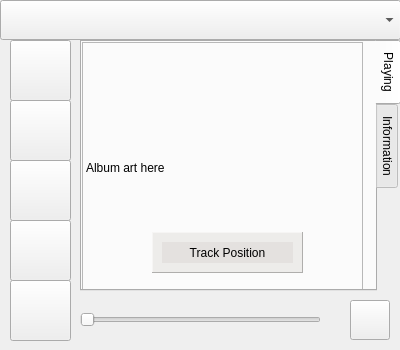
<?xml version="1.0" encoding="UTF-8"?>
<ui version="4.0">
 <class>MainWindow</class>
 <widget class="QMainWindow" name="MainWindow">
  <property name="geometry">
   <rect>
    <x>0</x>
    <y>0</y>
    <width>400</width>
    <height>350</height>
   </rect>
  </property>
  <property name="minimumSize">
   <size>
    <width>400</width>
    <height>350</height>
   </size>
  </property>
  <property name="maximumSize">
   <size>
    <width>400</width>
    <height>350</height>
   </size>
  </property>
  <property name="windowTitle">
   <string>qAndora - Internet Radio</string>
  </property>
  <property name="windowIcon">
   <iconset>
    <normaloff>images/qAndora.png</normaloff>images/qAndora.png</iconset>
  </property>
  <widget class="QWidget" name="centralwidget">
   <widget class="QTabWidget" name="tabWidget">
    <property name="geometry">
     <rect>
      <x>80</x>
      <y>40</y>
      <width>321</width>
      <height>251</height>
     </rect>
    </property>
    <property name="minimumSize">
     <size>
      <width>0</width>
      <height>0</height>
     </size>
    </property>
    <property name="tabPosition">
     <enum>QTabWidget::East</enum>
    </property>
    <property name="currentIndex">
     <number>0</number>
    </property>
    <widget class="QWidget" name="tab">
     <attribute name="title">
      <string>Playing</string>
     </attribute>
     <widget class="QLabel" name="albumImage">
      <property name="geometry">
       <rect>
        <x>0</x>
        <y>0</y>
        <width>281</width>
        <height>251</height>
       </rect>
      </property>
      <property name="frameShape">
       <enum>QFrame::StyledPanel</enum>
      </property>
      <property name="frameShadow">
       <enum>QFrame::Sunken</enum>
      </property>
      <property name="text">
       <string>Album art here</string>
      </property>
      <property name="scaledContents">
       <bool>true</bool>
      </property>
     </widget>
     <widget class="QFrame" name="positionFrame">
      <property name="geometry">
       <rect>
        <x>70</x>
        <y>190</y>
        <width>151</width>
        <height>41</height>
       </rect>
      </property>
      <property name="palette">
       <palette>
        <active>
         <colorrole role="WindowText">
          <brush brushstyle="SolidPattern">
           <color alpha="255">
            <red>0</red>
            <green>0</green>
            <blue>0</blue>
           </color>
          </brush>
         </colorrole>
         <colorrole role="Button">
          <brush brushstyle="SolidPattern">
           <color alpha="125">
            <red>223</red>
            <green>220</green>
            <blue>217</blue>
           </color>
          </brush>
         </colorrole>
         <colorrole role="Light">
          <brush brushstyle="SolidPattern">
           <color alpha="125">
            <red>255</red>
            <green>255</green>
            <blue>255</blue>
           </color>
          </brush>
         </colorrole>
         <colorrole role="Midlight">
          <brush brushstyle="SolidPattern">
           <color alpha="125">
            <red>239</red>
            <green>237</green>
            <blue>236</blue>
           </color>
          </brush>
         </colorrole>
         <colorrole role="Dark">
          <brush brushstyle="SolidPattern">
           <color alpha="125">
            <red>111</red>
            <green>110</green>
            <blue>108</blue>
           </color>
          </brush>
         </colorrole>
         <colorrole role="Mid">
          <brush brushstyle="SolidPattern">
           <color alpha="125">
            <red>149</red>
            <green>147</green>
            <blue>145</blue>
           </color>
          </brush>
         </colorrole>
         <colorrole role="Text">
          <brush brushstyle="SolidPattern">
           <color alpha="255">
            <red>0</red>
            <green>0</green>
            <blue>0</blue>
           </color>
          </brush>
         </colorrole>
         <colorrole role="BrightText">
          <brush brushstyle="SolidPattern">
           <color alpha="255">
            <red>255</red>
            <green>255</green>
            <blue>255</blue>
           </color>
          </brush>
         </colorrole>
         <colorrole role="ButtonText">
          <brush brushstyle="SolidPattern">
           <color alpha="255">
            <red>0</red>
            <green>0</green>
            <blue>0</blue>
           </color>
          </brush>
         </colorrole>
         <colorrole role="Base">
          <brush brushstyle="SolidPattern">
           <color alpha="255">
            <red>255</red>
            <green>255</green>
            <blue>255</blue>
           </color>
          </brush>
         </colorrole>
         <colorrole role="Window">
          <brush brushstyle="SolidPattern">
           <color alpha="125">
            <red>223</red>
            <green>220</green>
            <blue>217</blue>
           </color>
          </brush>
         </colorrole>
         <colorrole role="Shadow">
          <brush brushstyle="SolidPattern">
           <color alpha="255">
            <red>0</red>
            <green>0</green>
            <blue>0</blue>
           </color>
          </brush>
         </colorrole>
         <colorrole role="AlternateBase">
          <brush brushstyle="SolidPattern">
           <color alpha="190">
            <red>239</red>
            <green>237</green>
            <blue>236</blue>
           </color>
          </brush>
         </colorrole>
         <colorrole role="ToolTipBase">
          <brush brushstyle="SolidPattern">
           <color alpha="255">
            <red>255</red>
            <green>255</green>
            <blue>220</blue>
           </color>
          </brush>
         </colorrole>
         <colorrole role="ToolTipText">
          <brush brushstyle="SolidPattern">
           <color alpha="255">
            <red>0</red>
            <green>0</green>
            <blue>0</blue>
           </color>
          </brush>
         </colorrole>
        </active>
        <inactive>
         <colorrole role="WindowText">
          <brush brushstyle="SolidPattern">
           <color alpha="255">
            <red>0</red>
            <green>0</green>
            <blue>0</blue>
           </color>
          </brush>
         </colorrole>
         <colorrole role="Button">
          <brush brushstyle="SolidPattern">
           <color alpha="125">
            <red>223</red>
            <green>220</green>
            <blue>217</blue>
           </color>
          </brush>
         </colorrole>
         <colorrole role="Light">
          <brush brushstyle="SolidPattern">
           <color alpha="125">
            <red>255</red>
            <green>255</green>
            <blue>255</blue>
           </color>
          </brush>
         </colorrole>
         <colorrole role="Midlight">
          <brush brushstyle="SolidPattern">
           <color alpha="125">
            <red>239</red>
            <green>237</green>
            <blue>236</blue>
           </color>
          </brush>
         </colorrole>
         <colorrole role="Dark">
          <brush brushstyle="SolidPattern">
           <color alpha="125">
            <red>111</red>
            <green>110</green>
            <blue>108</blue>
           </color>
          </brush>
         </colorrole>
         <colorrole role="Mid">
          <brush brushstyle="SolidPattern">
           <color alpha="125">
            <red>149</red>
            <green>147</green>
            <blue>145</blue>
           </color>
          </brush>
         </colorrole>
         <colorrole role="Text">
          <brush brushstyle="SolidPattern">
           <color alpha="255">
            <red>0</red>
            <green>0</green>
            <blue>0</blue>
           </color>
          </brush>
         </colorrole>
         <colorrole role="BrightText">
          <brush brushstyle="SolidPattern">
           <color alpha="255">
            <red>255</red>
            <green>255</green>
            <blue>255</blue>
           </color>
          </brush>
         </colorrole>
         <colorrole role="ButtonText">
          <brush brushstyle="SolidPattern">
           <color alpha="255">
            <red>0</red>
            <green>0</green>
            <blue>0</blue>
           </color>
          </brush>
         </colorrole>
         <colorrole role="Base">
          <brush brushstyle="SolidPattern">
           <color alpha="255">
            <red>255</red>
            <green>255</green>
            <blue>255</blue>
           </color>
          </brush>
         </colorrole>
         <colorrole role="Window">
          <brush brushstyle="SolidPattern">
           <color alpha="125">
            <red>223</red>
            <green>220</green>
            <blue>217</blue>
           </color>
          </brush>
         </colorrole>
         <colorrole role="Shadow">
          <brush brushstyle="SolidPattern">
           <color alpha="255">
            <red>0</red>
            <green>0</green>
            <blue>0</blue>
           </color>
          </brush>
         </colorrole>
         <colorrole role="AlternateBase">
          <brush brushstyle="SolidPattern">
           <color alpha="190">
            <red>239</red>
            <green>237</green>
            <blue>236</blue>
           </color>
          </brush>
         </colorrole>
         <colorrole role="ToolTipBase">
          <brush brushstyle="SolidPattern">
           <color alpha="255">
            <red>255</red>
            <green>255</green>
            <blue>220</blue>
           </color>
          </brush>
         </colorrole>
         <colorrole role="ToolTipText">
          <brush brushstyle="SolidPattern">
           <color alpha="255">
            <red>0</red>
            <green>0</green>
            <blue>0</blue>
           </color>
          </brush>
         </colorrole>
        </inactive>
        <disabled>
         <colorrole role="WindowText">
          <brush brushstyle="SolidPattern">
           <color alpha="125">
            <red>111</red>
            <green>110</green>
            <blue>108</blue>
           </color>
          </brush>
         </colorrole>
         <colorrole role="Button">
          <brush brushstyle="SolidPattern">
           <color alpha="125">
            <red>223</red>
            <green>220</green>
            <blue>217</blue>
           </color>
          </brush>
         </colorrole>
         <colorrole role="Light">
          <brush brushstyle="SolidPattern">
           <color alpha="125">
            <red>255</red>
            <green>255</green>
            <blue>255</blue>
           </color>
          </brush>
         </colorrole>
         <colorrole role="Midlight">
          <brush brushstyle="SolidPattern">
           <color alpha="125">
            <red>239</red>
            <green>237</green>
            <blue>236</blue>
           </color>
          </brush>
         </colorrole>
         <colorrole role="Dark">
          <brush brushstyle="SolidPattern">
           <color alpha="125">
            <red>111</red>
            <green>110</green>
            <blue>108</blue>
           </color>
          </brush>
         </colorrole>
         <colorrole role="Mid">
          <brush brushstyle="SolidPattern">
           <color alpha="125">
            <red>149</red>
            <green>147</green>
            <blue>145</blue>
           </color>
          </brush>
         </colorrole>
         <colorrole role="Text">
          <brush brushstyle="SolidPattern">
           <color alpha="125">
            <red>111</red>
            <green>110</green>
            <blue>108</blue>
           </color>
          </brush>
         </colorrole>
         <colorrole role="BrightText">
          <brush brushstyle="SolidPattern">
           <color alpha="255">
            <red>255</red>
            <green>255</green>
            <blue>255</blue>
           </color>
          </brush>
         </colorrole>
         <colorrole role="ButtonText">
          <brush brushstyle="SolidPattern">
           <color alpha="125">
            <red>111</red>
            <green>110</green>
            <blue>108</blue>
           </color>
          </brush>
         </colorrole>
         <colorrole role="Base">
          <brush brushstyle="SolidPattern">
           <color alpha="125">
            <red>223</red>
            <green>220</green>
            <blue>217</blue>
           </color>
          </brush>
         </colorrole>
         <colorrole role="Window">
          <brush brushstyle="SolidPattern">
           <color alpha="125">
            <red>223</red>
            <green>220</green>
            <blue>217</blue>
           </color>
          </brush>
         </colorrole>
         <colorrole role="Shadow">
          <brush brushstyle="SolidPattern">
           <color alpha="255">
            <red>0</red>
            <green>0</green>
            <blue>0</blue>
           </color>
          </brush>
         </colorrole>
         <colorrole role="AlternateBase">
          <brush brushstyle="SolidPattern">
           <color alpha="125">
            <red>223</red>
            <green>220</green>
            <blue>217</blue>
           </color>
          </brush>
         </colorrole>
         <colorrole role="ToolTipBase">
          <brush brushstyle="SolidPattern">
           <color alpha="255">
            <red>255</red>
            <green>255</green>
            <blue>220</blue>
           </color>
          </brush>
         </colorrole>
         <colorrole role="ToolTipText">
          <brush brushstyle="SolidPattern">
           <color alpha="255">
            <red>0</red>
            <green>0</green>
            <blue>0</blue>
           </color>
          </brush>
         </colorrole>
        </disabled>
       </palette>
      </property>
      <property name="autoFillBackground">
       <bool>true</bool>
      </property>
      <property name="frameShape">
       <enum>QFrame::Panel</enum>
      </property>
      <property name="frameShadow">
       <enum>QFrame::Raised</enum>
      </property>
      <widget class="QLabel" name="positionLabel">
       <property name="geometry">
        <rect>
         <x>10</x>
         <y>10</y>
         <width>131</width>
         <height>21</height>
        </rect>
       </property>
       <property name="palette">
        <palette>
         <active>
          <colorrole role="WindowText">
           <brush brushstyle="SolidPattern">
            <color alpha="255">
             <red>0</red>
             <green>0</green>
             <blue>0</blue>
            </color>
           </brush>
          </colorrole>
          <colorrole role="Button">
           <brush brushstyle="SolidPattern">
            <color alpha="165">
             <red>223</red>
             <green>220</green>
             <blue>217</blue>
            </color>
           </brush>
          </colorrole>
          <colorrole role="Light">
           <brush brushstyle="SolidPattern">
            <color alpha="165">
             <red>255</red>
             <green>255</green>
             <blue>255</blue>
            </color>
           </brush>
          </colorrole>
          <colorrole role="Midlight">
           <brush brushstyle="SolidPattern">
            <color alpha="165">
             <red>239</red>
             <green>237</green>
             <blue>236</blue>
            </color>
           </brush>
          </colorrole>
          <colorrole role="Dark">
           <brush brushstyle="SolidPattern">
            <color alpha="165">
             <red>111</red>
             <green>110</green>
             <blue>108</blue>
            </color>
           </brush>
          </colorrole>
          <colorrole role="Mid">
           <brush brushstyle="SolidPattern">
            <color alpha="165">
             <red>149</red>
             <green>147</green>
             <blue>145</blue>
            </color>
           </brush>
          </colorrole>
          <colorrole role="Text">
           <brush brushstyle="SolidPattern">
            <color alpha="255">
             <red>0</red>
             <green>0</green>
             <blue>0</blue>
            </color>
           </brush>
          </colorrole>
          <colorrole role="BrightText">
           <brush brushstyle="SolidPattern">
            <color alpha="255">
             <red>255</red>
             <green>255</green>
             <blue>255</blue>
            </color>
           </brush>
          </colorrole>
          <colorrole role="ButtonText">
           <brush brushstyle="SolidPattern">
            <color alpha="255">
             <red>0</red>
             <green>0</green>
             <blue>0</blue>
            </color>
           </brush>
          </colorrole>
          <colorrole role="Base">
           <brush brushstyle="SolidPattern">
            <color alpha="255">
             <red>255</red>
             <green>255</green>
             <blue>255</blue>
            </color>
           </brush>
          </colorrole>
          <colorrole role="Window">
           <brush brushstyle="SolidPattern">
            <color alpha="165">
             <red>223</red>
             <green>220</green>
             <blue>217</blue>
            </color>
           </brush>
          </colorrole>
          <colorrole role="Shadow">
           <brush brushstyle="SolidPattern">
            <color alpha="255">
             <red>0</red>
             <green>0</green>
             <blue>0</blue>
            </color>
           </brush>
          </colorrole>
          <colorrole role="AlternateBase">
           <brush brushstyle="SolidPattern">
            <color alpha="210">
             <red>239</red>
             <green>237</green>
             <blue>236</blue>
            </color>
           </brush>
          </colorrole>
          <colorrole role="ToolTipBase">
           <brush brushstyle="SolidPattern">
            <color alpha="255">
             <red>255</red>
             <green>255</green>
             <blue>220</blue>
            </color>
           </brush>
          </colorrole>
          <colorrole role="ToolTipText">
           <brush brushstyle="SolidPattern">
            <color alpha="255">
             <red>0</red>
             <green>0</green>
             <blue>0</blue>
            </color>
           </brush>
          </colorrole>
         </active>
         <inactive>
          <colorrole role="WindowText">
           <brush brushstyle="SolidPattern">
            <color alpha="255">
             <red>0</red>
             <green>0</green>
             <blue>0</blue>
            </color>
           </brush>
          </colorrole>
          <colorrole role="Button">
           <brush brushstyle="SolidPattern">
            <color alpha="165">
             <red>223</red>
             <green>220</green>
             <blue>217</blue>
            </color>
           </brush>
          </colorrole>
          <colorrole role="Light">
           <brush brushstyle="SolidPattern">
            <color alpha="165">
             <red>255</red>
             <green>255</green>
             <blue>255</blue>
            </color>
           </brush>
          </colorrole>
          <colorrole role="Midlight">
           <brush brushstyle="SolidPattern">
            <color alpha="165">
             <red>239</red>
             <green>237</green>
             <blue>236</blue>
            </color>
           </brush>
          </colorrole>
          <colorrole role="Dark">
           <brush brushstyle="SolidPattern">
            <color alpha="165">
             <red>111</red>
             <green>110</green>
             <blue>108</blue>
            </color>
           </brush>
          </colorrole>
          <colorrole role="Mid">
           <brush brushstyle="SolidPattern">
            <color alpha="165">
             <red>149</red>
             <green>147</green>
             <blue>145</blue>
            </color>
           </brush>
          </colorrole>
          <colorrole role="Text">
           <brush brushstyle="SolidPattern">
            <color alpha="255">
             <red>0</red>
             <green>0</green>
             <blue>0</blue>
            </color>
           </brush>
          </colorrole>
          <colorrole role="BrightText">
           <brush brushstyle="SolidPattern">
            <color alpha="255">
             <red>255</red>
             <green>255</green>
             <blue>255</blue>
            </color>
           </brush>
          </colorrole>
          <colorrole role="ButtonText">
           <brush brushstyle="SolidPattern">
            <color alpha="255">
             <red>0</red>
             <green>0</green>
             <blue>0</blue>
            </color>
           </brush>
          </colorrole>
          <colorrole role="Base">
           <brush brushstyle="SolidPattern">
            <color alpha="255">
             <red>255</red>
             <green>255</green>
             <blue>255</blue>
            </color>
           </brush>
          </colorrole>
          <colorrole role="Window">
           <brush brushstyle="SolidPattern">
            <color alpha="165">
             <red>223</red>
             <green>220</green>
             <blue>217</blue>
            </color>
           </brush>
          </colorrole>
          <colorrole role="Shadow">
           <brush brushstyle="SolidPattern">
            <color alpha="255">
             <red>0</red>
             <green>0</green>
             <blue>0</blue>
            </color>
           </brush>
          </colorrole>
          <colorrole role="AlternateBase">
           <brush brushstyle="SolidPattern">
            <color alpha="210">
             <red>239</red>
             <green>237</green>
             <blue>236</blue>
            </color>
           </brush>
          </colorrole>
          <colorrole role="ToolTipBase">
           <brush brushstyle="SolidPattern">
            <color alpha="255">
             <red>255</red>
             <green>255</green>
             <blue>220</blue>
            </color>
           </brush>
          </colorrole>
          <colorrole role="ToolTipText">
           <brush brushstyle="SolidPattern">
            <color alpha="255">
             <red>0</red>
             <green>0</green>
             <blue>0</blue>
            </color>
           </brush>
          </colorrole>
         </inactive>
         <disabled>
          <colorrole role="WindowText">
           <brush brushstyle="SolidPattern">
            <color alpha="165">
             <red>111</red>
             <green>110</green>
             <blue>108</blue>
            </color>
           </brush>
          </colorrole>
          <colorrole role="Button">
           <brush brushstyle="SolidPattern">
            <color alpha="165">
             <red>223</red>
             <green>220</green>
             <blue>217</blue>
            </color>
           </brush>
          </colorrole>
          <colorrole role="Light">
           <brush brushstyle="SolidPattern">
            <color alpha="165">
             <red>255</red>
             <green>255</green>
             <blue>255</blue>
            </color>
           </brush>
          </colorrole>
          <colorrole role="Midlight">
           <brush brushstyle="SolidPattern">
            <color alpha="165">
             <red>239</red>
             <green>237</green>
             <blue>236</blue>
            </color>
           </brush>
          </colorrole>
          <colorrole role="Dark">
           <brush brushstyle="SolidPattern">
            <color alpha="165">
             <red>111</red>
             <green>110</green>
             <blue>108</blue>
            </color>
           </brush>
          </colorrole>
          <colorrole role="Mid">
           <brush brushstyle="SolidPattern">
            <color alpha="165">
             <red>149</red>
             <green>147</green>
             <blue>145</blue>
            </color>
           </brush>
          </colorrole>
          <colorrole role="Text">
           <brush brushstyle="SolidPattern">
            <color alpha="165">
             <red>111</red>
             <green>110</green>
             <blue>108</blue>
            </color>
           </brush>
          </colorrole>
          <colorrole role="BrightText">
           <brush brushstyle="SolidPattern">
            <color alpha="255">
             <red>255</red>
             <green>255</green>
             <blue>255</blue>
            </color>
           </brush>
          </colorrole>
          <colorrole role="ButtonText">
           <brush brushstyle="SolidPattern">
            <color alpha="165">
             <red>111</red>
             <green>110</green>
             <blue>108</blue>
            </color>
           </brush>
          </colorrole>
          <colorrole role="Base">
           <brush brushstyle="SolidPattern">
            <color alpha="165">
             <red>223</red>
             <green>220</green>
             <blue>217</blue>
            </color>
           </brush>
          </colorrole>
          <colorrole role="Window">
           <brush brushstyle="SolidPattern">
            <color alpha="165">
             <red>223</red>
             <green>220</green>
             <blue>217</blue>
            </color>
           </brush>
          </colorrole>
          <colorrole role="Shadow">
           <brush brushstyle="SolidPattern">
            <color alpha="255">
             <red>0</red>
             <green>0</green>
             <blue>0</blue>
            </color>
           </brush>
          </colorrole>
          <colorrole role="AlternateBase">
           <brush brushstyle="SolidPattern">
            <color alpha="165">
             <red>223</red>
             <green>220</green>
             <blue>217</blue>
            </color>
           </brush>
          </colorrole>
          <colorrole role="ToolTipBase">
           <brush brushstyle="SolidPattern">
            <color alpha="255">
             <red>255</red>
             <green>255</green>
             <blue>220</blue>
            </color>
           </brush>
          </colorrole>
          <colorrole role="ToolTipText">
           <brush brushstyle="SolidPattern">
            <color alpha="255">
             <red>0</red>
             <green>0</green>
             <blue>0</blue>
            </color>
           </brush>
          </colorrole>
         </disabled>
        </palette>
       </property>
       <property name="autoFillBackground">
        <bool>true</bool>
       </property>
       <property name="text">
        <string>Track Position</string>
       </property>
       <property name="alignment">
        <set>Qt::AlignCenter</set>
       </property>
      </widget>
     </widget>
    </widget>
    <widget class="QWidget" name="tab_2">
     <attribute name="title">
      <string>Information</string>
     </attribute>
     <widget class="QFrame" name="infoFrame">
      <property name="geometry">
       <rect>
        <x>0</x>
        <y>150</y>
        <width>281</width>
        <height>91</height>
       </rect>
      </property>
      <property name="frameShape">
       <enum>QFrame::NoFrame</enum>
      </property>
      <property name="frameShadow">
       <enum>QFrame::Plain</enum>
      </property>
      <widget class="QLabel" name="titleLabel">
       <property name="geometry">
        <rect>
         <x>10</x>
         <y>10</y>
         <width>271</width>
         <height>20</height>
        </rect>
       </property>
       <property name="text">
        <string>Title</string>
       </property>
       <property name="wordWrap">
        <bool>true</bool>
       </property>
       <property name="indent">
        <number>-1</number>
       </property>
       <property name="openExternalLinks">
        <bool>true</bool>
       </property>
      </widget>
      <widget class="QLabel" name="albumLabel">
       <property name="geometry">
        <rect>
         <x>10</x>
         <y>40</y>
         <width>271</width>
         <height>20</height>
        </rect>
       </property>
       <property name="text">
        <string>Album</string>
       </property>
       <property name="wordWrap">
        <bool>true</bool>
       </property>
       <property name="indent">
        <number>-1</number>
       </property>
       <property name="openExternalLinks">
        <bool>true</bool>
       </property>
      </widget>
      <widget class="QLabel" name="artistLabel">
       <property name="geometry">
        <rect>
         <x>10</x>
         <y>70</y>
         <width>271</width>
         <height>20</height>
        </rect>
       </property>
       <property name="text">
        <string>Artist</string>
       </property>
       <property name="openExternalLinks">
        <bool>true</bool>
       </property>
      </widget>
     </widget>
     <widget class="QListWidget" name="historyList">
      <property name="geometry">
       <rect>
        <x>0</x>
        <y>0</y>
        <width>281</width>
        <height>151</height>
       </rect>
      </property>
     </widget>
    </widget>
   </widget>
   <widget class="QComboBox" name="stationBox">
    <property name="geometry">
     <rect>
      <x>0</x>
      <y>0</y>
      <width>401</width>
      <height>40</height>
     </rect>
    </property>
   </widget>
   <widget class="QPushButton" name="playPauseButton">
    <property name="geometry">
     <rect>
      <x>10</x>
      <y>40</y>
      <width>61</width>
      <height>61</height>
     </rect>
    </property>
    <property name="toolTip">
     <string>Pause Song</string>
    </property>
    <property name="text">
     <string/>
    </property>
    <property name="icon">
     <iconset>
      <normaloff>images/pause.png</normaloff>images/pause.png</iconset>
    </property>
    <property name="iconSize">
     <size>
      <width>24</width>
      <height>24</height>
     </size>
    </property>
   </widget>
   <widget class="QPushButton" name="banButton">
    <property name="geometry">
     <rect>
      <x>10</x>
      <y>220</y>
      <width>61</width>
      <height>61</height>
     </rect>
    </property>
    <property name="toolTip">
     <string>Ban song</string>
    </property>
    <property name="text">
     <string/>
    </property>
    <property name="icon">
     <iconset>
      <normaloff>images/ban.png</normaloff>images/ban.png</iconset>
    </property>
    <property name="iconSize">
     <size>
      <width>24</width>
      <height>24</height>
     </size>
    </property>
   </widget>
   <widget class="QPushButton" name="loveButton">
    <property name="geometry">
     <rect>
      <x>10</x>
      <y>160</y>
      <width>61</width>
      <height>61</height>
     </rect>
    </property>
    <property name="toolTip">
     <string>Favorite Song</string>
    </property>
    <property name="text">
     <string/>
    </property>
    <property name="icon">
     <iconset>
      <normaloff>images/favorite.png</normaloff>images/favorite.png</iconset>
    </property>
    <property name="iconSize">
     <size>
      <width>24</width>
      <height>24</height>
     </size>
    </property>
   </widget>
   <widget class="QPushButton" name="tiredButton">
    <property name="geometry">
     <rect>
      <x>10</x>
      <y>280</y>
      <width>61</width>
      <height>61</height>
     </rect>
    </property>
    <property name="toolTip">
     <string>Set song to tired</string>
    </property>
    <property name="text">
     <string/>
    </property>
    <property name="icon">
     <iconset>
      <normaloff>images/tired.png</normaloff>images/tired.png</iconset>
    </property>
    <property name="iconSize">
     <size>
      <width>24</width>
      <height>24</height>
     </size>
    </property>
   </widget>
   <widget class="QPushButton" name="skipButton">
    <property name="geometry">
     <rect>
      <x>10</x>
      <y>100</y>
      <width>61</width>
      <height>61</height>
     </rect>
    </property>
    <property name="toolTip">
     <string>Skip Song</string>
    </property>
    <property name="text">
     <string/>
    </property>
    <property name="icon">
     <iconset>
      <normaloff>images/skip.png</normaloff>images/skip.png</iconset>
    </property>
    <property name="iconSize">
     <size>
      <width>24</width>
      <height>24</height>
     </size>
    </property>
   </widget>
   <widget class="QSlider" name="volumeSlider">
    <property name="geometry">
     <rect>
      <x>80</x>
      <y>310</y>
      <width>241</width>
      <height>20</height>
     </rect>
    </property>
    <property name="toolTip">
     <string>Adjust volume</string>
    </property>
    <property name="orientation">
     <enum>Qt::Horizontal</enum>
    </property>
   </widget>
   <widget class="QPushButton" name="settingsButton">
    <property name="geometry">
     <rect>
      <x>350</x>
      <y>300</y>
      <width>40</width>
      <height>40</height>
     </rect>
    </property>
    <property name="text">
     <string/>
    </property>
    <property name="icon">
     <iconset>
      <normaloff>images/settings.png</normaloff>images/settings.png</iconset>
    </property>
    <property name="iconSize">
     <size>
      <width>24</width>
      <height>24</height>
     </size>
    </property>
   </widget>
  </widget>
 </widget>
 <resources/>
 <connections/>
</ui>
